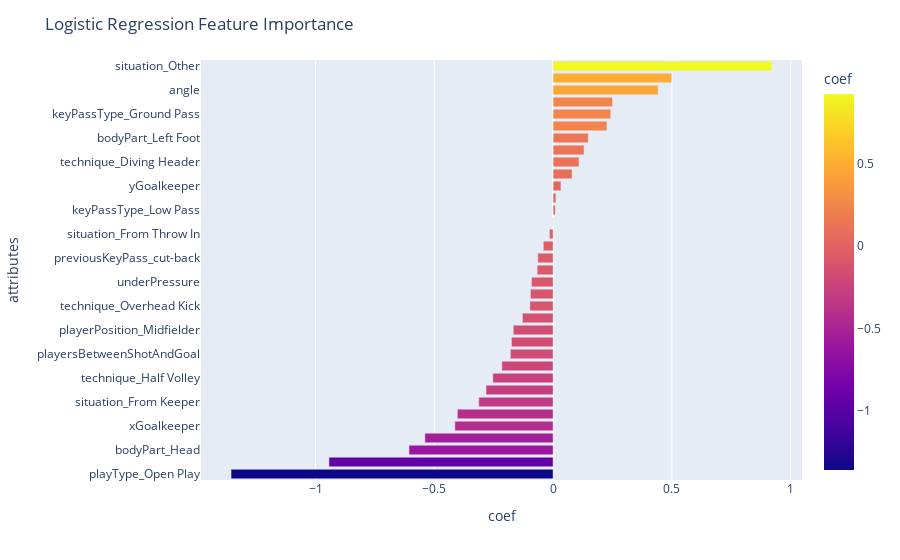

Notebook code cell kept with this figure:
### Code cell
feature_importances_model('Logistic Regression', best_logit, X_train_final, y_train_final)

### Figure 1 — Plotly figure (JSON) as saved in the notebook; plotly's stock layout.template omitted (floating-point values rounded to 4 significant figures)
{"data": [{"alignmentgroup": "True", "hovertemplate": "coef=%{marker.color}<br>attributes=%{y}<extra></extra>", "legendgroup": "", "marker": {"color": [-1.355, -0.9434, -0.6065, -0.5397, -0.4134, -0.403, -0.3128, -0.2823, -0.2536, -0.2159, -0.1799, -0.1754, -0.1677, -0.1292, -0.09776, -0.09544, -0.09103, -0.0671, -0.06438, -0.04131, -0.01574, -0.00115, 0.009147, 0.01169, 0.03308, 0.07972, 0.1089, 0.1303, 0.1482, 0.2266, 0.2426, 0.2502, 0.4422, 0.4986, 0.9211], "coloraxis": "coloraxis"}, "name": "", "offsetgroup": "", "orientation": "h", "showlegend": false, "textposition": "auto", "type": "bar", "x": [-1.355, -0.9434, -0.6065, -0.5397, -0.4134, -0.403, -0.3128, -0.2823, -0.2536, -0.2159, -0.1799, -0.1754, -0.1677, -0.1292, -0.09776, -0.09544, -0.09103, -0.0671, -0.06438, -0.04131, -0.01574, -0.00115, 0.009147, 0.01169, 0.03308, 0.07972, 0.1089, 0.1303, 0.1482, 0.2266, 0.2426, 0.2502, 0.4422, 0.4986, 0.9211], "xaxis": "x", "y": ["playType_Open Play", "distance", "bodyPart_Head", "situation_From Corner", "xGoalkeeper", "technique_Backheel", "situation_From Keeper", "keyPassType_High Pass", "technique_Half Volley", "playerPosition_Defender", "playersBetweenShotAndGoal", "firstTimeCarry_carry", "playerPosition_Midfielder", "previousKeyPass_cross", "technique_Overhead Kick", "situation_From Counter", "underPressure", "isPlayerAssisted", "previousKeyPass_cut-back", "bodyPart_Other", "situation_From Throw In", "playType_Corner", "keyPassType_Low Pass", "situation_From Free Kick", "yGoalkeeper", "situation_From Goal Kick", "technique_Diving Header", "situation_From Kick Off", "bodyPart_Left Foot", "technique_Normal", "keyPassType_Ground Pass", "playType_Free Kick", "angle", "technique_Lob", "situation_Other"], "yaxis": "y"}], "layout": {"barmode": "relative", "coloraxis": {"colorbar": {"title": {"text": "coef"}}, "colorscale": [[0, "#0d0887"], [0.1111, "#46039f"], [0.2222, "#7201a8"], [0.3333, "#9c179e"], [0.4444, "#bd3786"], [0.5556, "#d8576b"], [0.6667, "#ed7953"], [0.7778, "#fb9f3a"], [0.8889, "#fdca26"], [1, "#f0f921"]]}, "legend": {"tracegroupgap": 0}, "margin": {"t": 60}, "title": {"text": "Logistic Regression Feature Importance"}, "xaxis": {"anchor": "y", "domain": [0, 1], "title": {"text": "coef"}}, "yaxis": {"anchor": "x", "domain": [0, 1], "title": {"text": "attributes"}}}}
